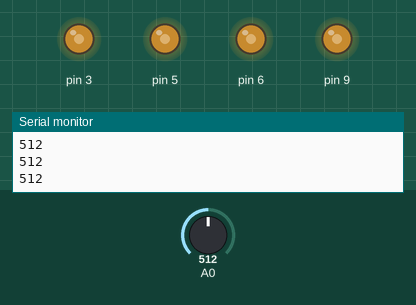
This sketch was run on a simulated Arduino Uno, built with avr-gcc and run on an emulated ATmega328P. On the bench: output pins drawn as LEDs (lit = HIGH), the last lines printed to the serial monitor. The inputs (shaded band) are chosen by the test bench; at power-on: A0 = 512.

Above: at 1.2 s.
1.3 s: A0 set to 716
At 2.5 s:
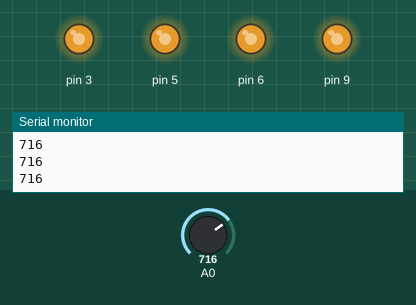
2.8 s: A0 set to 306
At 3.8 s:
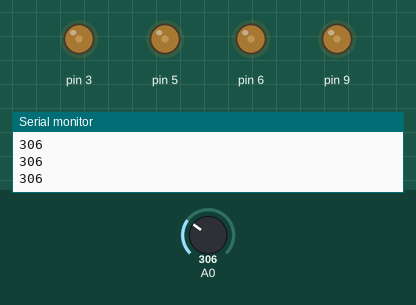
4.3 s: A0 set to 122
At 5.0 s:
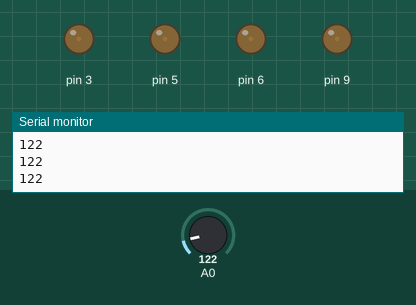
5.8 s: A0 set to 0
At 7.0 s:
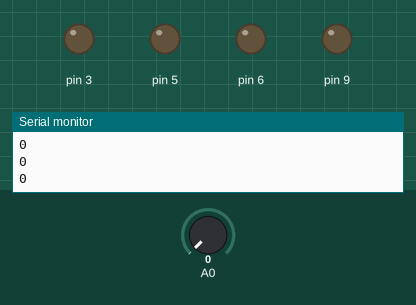
7.3 s: A0 set to 511
At 8.5 s:
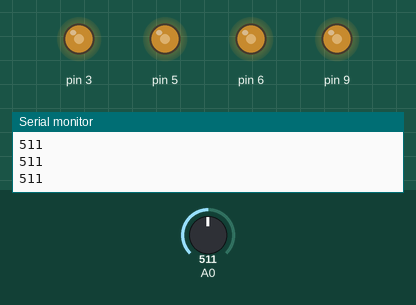
Timing chart, 0 to 9.8 s (numbered marks = the images above; inputs shaded):
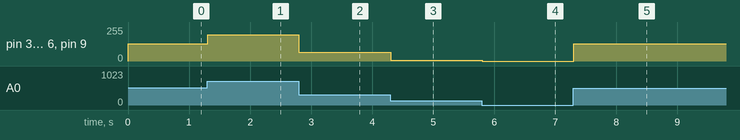

The sketch:

code.ino
```cpp
int soundValue = 0;
int brightness = 0;

void setup()
{
  pinMode(A0, INPUT);
  pinMode(3, OUTPUT);
  pinMode(5, OUTPUT);
  pinMode(6, OUTPUT);
  pinMode(9, OUTPUT);
  Serial.begin(9600);
}

void loop()
{
  soundValue = analogRead(A0);
  brightness = map(soundValue, 100, 900, 0, 255);
  brightness = constrain(brightness, 0, 255);
  analogWrite(3, brightness);
  analogWrite(5, brightness);
  analogWrite(6, brightness);
  analogWrite(9, brightness);
  Serial.println(soundValue);
  delay(5); // Delay a little bit to improve
}
```

Measured:
- after the input at 1.3 s, pin 3, pin 5, pin 6, pin 9: 131/255 → 196/255 at once
- after the input at 2.8 s, pin 3, pin 5, pin 6, pin 9: 196/255 → 65/255 at once
- after the input at 4.3 s, pin 3, pin 5, pin 6, pin 9: 65/255 → 7/255 at once
- after the input at 5.8 s, pin 3, pin 5, pin 6, pin 9: 7/255 → 0/255 at once
- after the input at 7.3 s, pin 3, pin 5, pin 6, pin 9: 0/255 → 131/255 at once
